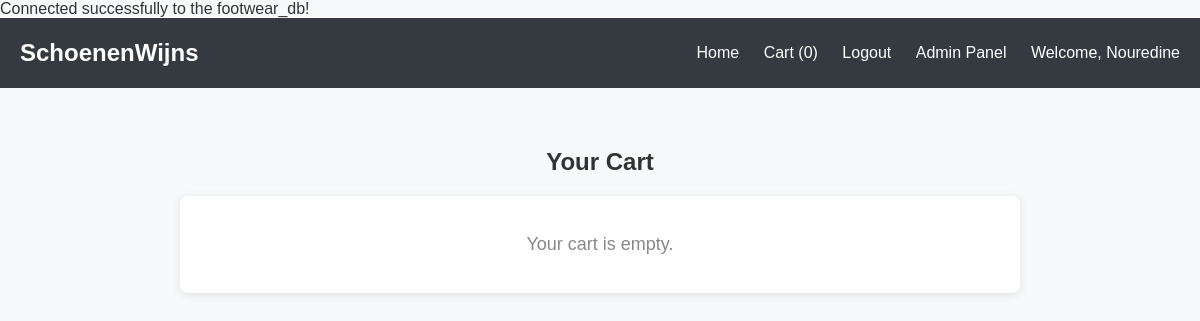
/footwear/cart.php (signed in), run on an earlier commit of the app's database.
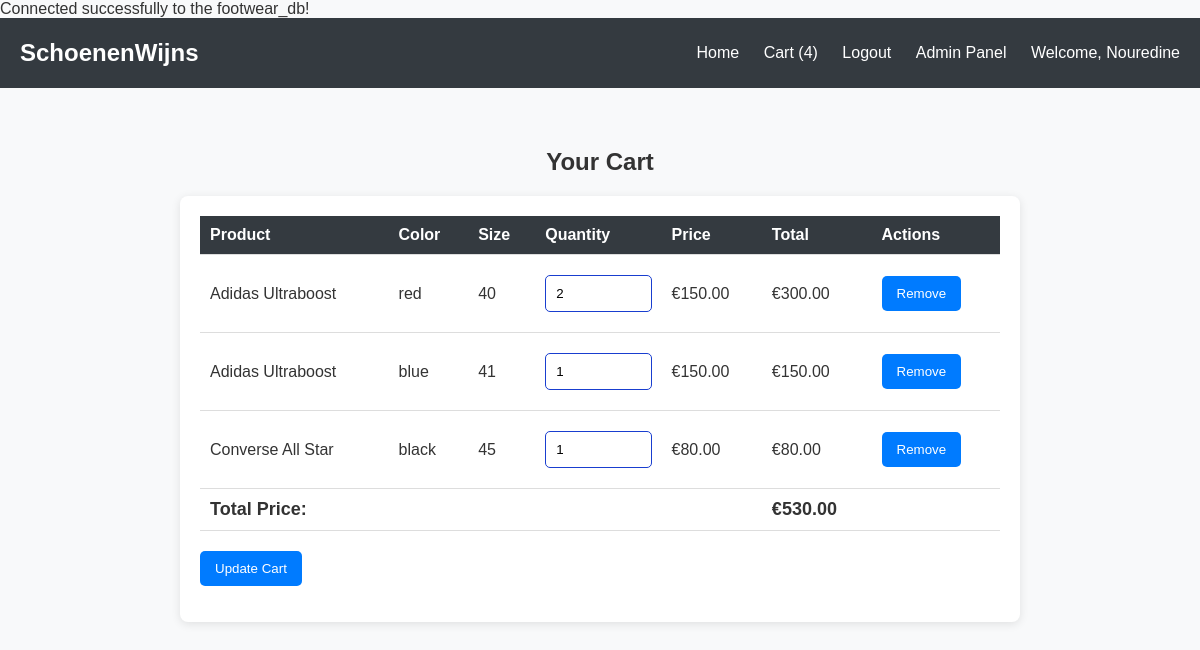
And on a later commit of the database.
### tables this page shows
CREATE TABLE `cart` (
  `user_id` int(11) NOT NULL,
  `artikelnr` int(11) NOT NULL,
  `variantnr` int(11) NOT NULL,
  `aantal` int(11) DEFAULT NULL
);

CREATE TABLE `products` (
  `artikelnr` int(11) NOT NULL,
  `naam` varchar(100) DEFAULT NULL,
  `prijs` decimal(10,2) DEFAULT NULL,
  `type_of_shoe` varchar(50) DEFAULT NULL,
  `directory` varchar(255) DEFAULT NULL,
  `product_information` text DEFAULT NULL
);

CREATE TABLE `productvariant` (
  `artikelnr` int(11) NOT NULL,
  `variantnr` int(11) NOT NULL,
  `kleur` varchar(50) DEFAULT NULL,
  `maat` int(11) DEFAULT NULL,
  `stock` int(11) DEFAULT NULL,
  `bought_counter` int(11) DEFAULT NULL,
  `variant_directory` varchar(255) DEFAULT NULL
);

### footwear/cart.php (the view, shortened to what this page needs)
<?php
include 'connect.php';
$user_id = $_SESSION['user_id'];
$sql = "SELECT p.naam, pv.kleur, pv.maat, c.aantal, p.prijs, c.artikelnr, c.variantnr
        FROM Cart c
        JOIN ProductVariant pv ON c.artikelnr = pv.artikelnr AND c.variantnr = pv.variantnr
        JOIN Products p ON c.artikelnr = p.artikelnr
        WHERE c.user_id = ?";
$stmt = $conn->prepare($sql);
$stmt->bind_param("i", $user_id);
$stmt->execute();
$result = $stmt->get_result();
?>
<!DOCTYPE html>
<html lang="en">
<head>
    <link rel="stylesheet" href="css/style.css">
    <link rel="stylesheet" href="css/cart.css">
</head>
<body>
<header>
    <div class="logo">SchoenenWijns</div>
    <nav>
        <ul>
            <li><a href="index.php">Home</a></li>
            <?php if (isset($_SESSION['user_id'])): ?>
                <li><a href="cart.php">Cart (<?php echo isset($_SESSION['cart_count']) ? $_SESSION['cart_count'] : '0'; ?>)</a></li>
                <li><a href="logout.php">Logout</a></li>
                <?php if ($_SESSION['user_type'] == 'admin'): ?>
                    <li><a href="adminPanel.php">Admin Panel</a></li>
                <?php endif; ?>
                <li><a href="#">Welcome, <?php echo $_SESSION['voornaam']; ?></a></li>
            <?php else: ?>
                <li><a href="login_register.php">Login/Register</a></li>
            <?php endif; ?>
        </ul>
    </nav>
</header>
<main>
    <h2>Your Cart</h2>
    <div class="cart-items">
        <?php if ($result->num_rows > 0): ?>
            <form action="update_cart.php" method="POST">
                <table>
                    <tr>
                        <th>Product</th>
                        <th>Color</th>
                        <th>Size</th>
                        <th>Quantity</th>
                        <th>Price</th>
                        <th>Total</th>
                        <th>Actions</th>
                    </tr>
                    <?php
                    $total_price = 0;
                    while ($row = $result->fetch_assoc()):
                        $item_total = $row['aantal'] * $row['prijs'];
                        $total_price += $item_total;
                    ?>
                    <tr>
                        <td><?php echo $row['naam']; ?></td>
                        <td><?php echo $row['kleur']; ?></td>
                        <td><?php echo $row['maat']; ?></td>
                        <td>
                            <input type="number" name="quantities[<?php echo $row['artikelnr']; ?>][<?php echo $row['variantnr']; ?>]" value="<?php echo $row['aantal']; ?>" min="1" max="100">
                        </td>
                        <td>€<?php echo number_format($row['prijs'], 2); ?></td>
                        <td>€<?php echo number_format($item_total, 2); ?></td>
                        <td>
                            <button type="submit" name="remove" value="<?php echo $row['artikelnr'] . '-' . $row['variantnr']; ?>">Remove</button>
                        </td>
                    </tr>
                    <?php endwhile; ?>
                    <tr>
                        <td colspan="5" class="total">Total Price:</td>
                        <td class="total">€<?php echo number_format($total_price, 2); ?></td>
                        <td></td>
                    </tr>
                </table>
                <button type="submit" name="update_cart">Update Cart</button>
            </form>
        <?php else: ?>
            <p class="empty-cart">Your cart is empty.</p>
        <?php endif; ?>
    </div>
</main>
</body>
</html>

### footwear/css/style.css (style rules this page uses)
body { font-family: Arial, sans-serif; background-color: #f8f9fa; color: #353030; margin: 0; padding: 0; }
header { background-color: #292e33; color: white; padding: 10px 20px; display: flex; justify-content: space-between; align-items: center; }
.logo { font-size: 24px; font-weight: bold; }
nav ul { list-style: none; padding: 0; }
nav ul li { display: inline; margin-left: 20px; }
nav ul li a { color: white; text-decoration: none; }
main { padding: 40px 20px; }
h2, h3 { text-align: center; margin-bottom: 20px; }
input[type="text"], input[type="email"], input[type="password"], input[type="number"] { width: 100%; padding: 10px; margin: 10px 0; border: 1px solid #193ecf; border-radius: 5px; transition: border-color 0.3s; }
.cart-items { max-width: 800px; margin: 0 auto; padding: 20px; background-color: white; border-radius: 8px; box-shadow: 0 2px 10px rgba(0, 0, 0, 0.1); }
h2 { text-align: center; margin-top: 20px; }
table { width: 100%; border-collapse: collapse; margin-bottom: 20px; }
th, td { padding: 10px; text-align: left; border-bottom: 1px solid #ddd; }
th { background-color: #343a40; color: white; }
.total { font-weight: bold; font-size: 18px; }
.empty-cart { text-align: center; font-size: 18px; color: #888; }

### footwear/css/cart.css (style rules this page uses)
body { font-family: Arial, sans-serif; background-color: #f8f9fa; color: #333; margin: 0; padding: 0; }
header { background-color: #343a40; color: white; padding: 10px 20px; display: flex; justify-content: space-between; align-items: center; }
.logo { font-size: 24px; font-weight: bold; }
nav ul { list-style: none; padding: 0; }
nav ul li { display: inline; margin-left: 20px; }
nav ul li a { color: white; text-decoration: none; }
h2 { text-align: center; margin-top: 20px; }
.cart-items { max-width: 800px; margin: 0 auto; padding: 20px; background-color: white; border-radius: 8px; box-shadow: 0 2px 10px rgba(0, 0, 0, 0.1); }
table { width: 100%; border-collapse: collapse; margin-bottom: 20px; }
th, td { padding: 10px; text-align: left; border-bottom: 1px solid #ddd; }
th { background-color: #343a40; color: white; }
button { background-color: #007bff; color: white; border: none; padding: 10px 15px; border-radius: 5px; cursor: pointer; transition: background-color 0.3s ease; }
.total { font-weight: bold; font-size: 18px; }
.empty-cart { text-align: center; font-size: 18px; color: #888; }

What changed in the data, as far as the page shows it:
added cart: products.naam "Adidas Ultraboost", productvariant.kleur "red", productvariant.maat "40", artikelnr+aantal "2", products.prijs "150.00", aantal.prijs "300.00"
added cart: products.naam "Adidas Ultraboost", productvariant.kleur "blue", productvariant.maat "41", aantal "1", products.prijs "150.00", $row['artikelnr'] 2 (drawn)
added cart: products.naam "Converse All Star", productvariant.kleur "black", productvariant.maat "45", aantal "1", products.prijs "80.00", $row['artikelnr'] 3 (drawn)
Also different on the page:
$_SESSION['cart_count']: "0" → "4"
$total_price: (not shown) → "530.00"
text no longer shown: "Your cart is empty."
text now shown: "Product Color Size Quantity Price Total Actions Total Price: € Update Cart"
